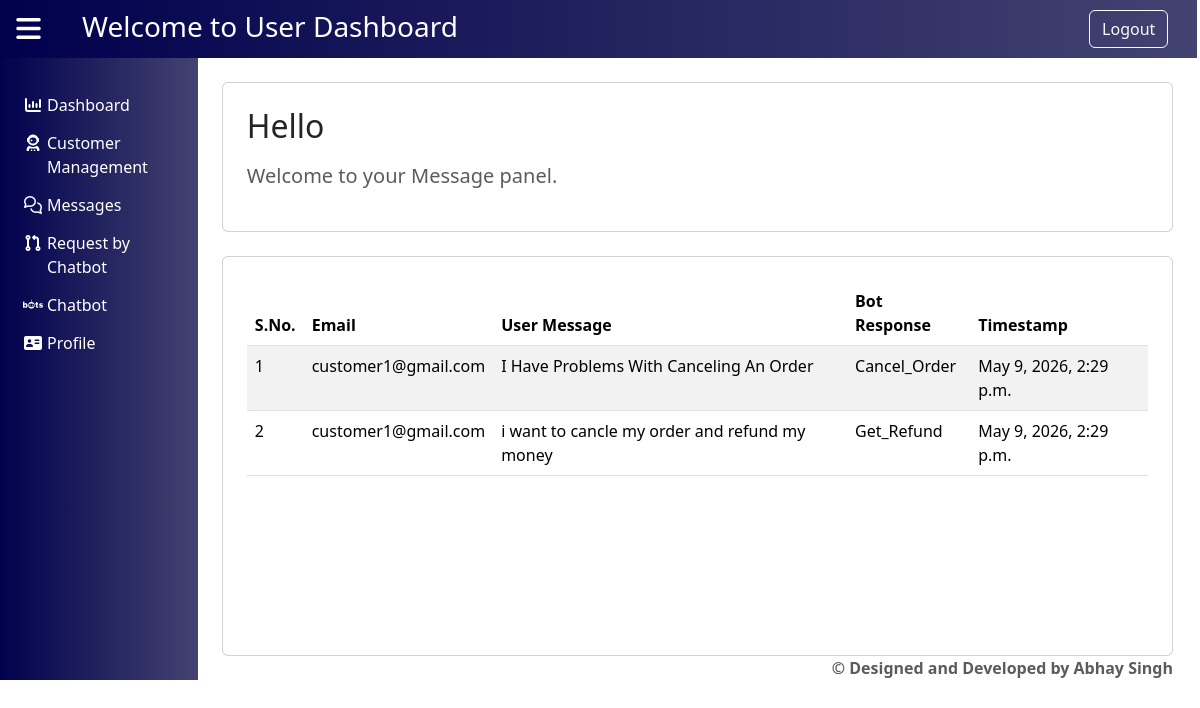
The app's page /users/messages/ with its own data.
### Customer/models.py (models this page shows, shortened)
class ChatHistory(models.Model):
    Role = models.CharField(max_length=20)
    Email = models.CharField(max_length=100)
    user_message = models.TextField()
    bot_response = models.TextField()
    timestamp = models.DateTimeField(auto_now_add=True)

### User/views.py (the view)
# urls.py: path('messages/',views.messages,name='messages'),
def messages(request):
    messages = ChatHistory.objects.filter(Role='customer')
    return render(request,'user_messages.html', {'messages': messages})

### User/templates/user_messages.html
{% extends 'user_base.html' %}
{% load static %}
{% block user %}
    {% include 'message.html' %}
{% endblock %}

### templates/message.html
    <div class="container mt-4">
        <div class="card border-1 p-4">
            <h2 class="mb-3">Hello {{ user.Name }}</h2>
            <p class="fs-5 text-muted">
                Welcome to your Message panel.
            </p>
        </div>
        <div class="card mt-4 border-1 p-4" style="height: 400px; overflow-y: auto; scrollbar-width: none;">
            <table class="table table-striped">
                <thead>
                    <tr>
                        <th scope="col">S.No.</th>
                        <th scope="col">Email</th>
                        <th scope="col">User Message</th>
                        <th scope="col">Bot Response</th>
                        <th scope="col">Timestamp</th>
                    </tr>
                </thead>
                <tbody>
                    {% for mes in messages %}
                    <tr>
                        <td>{{ forloop.counter }}</td>
                        <td>{{ mes.Email }}</td>
                        <td>{{ mes.user_message }}</td>
                        <td>{{ mes.bot_response }}</td>
                        <td>{{ mes.timestamp }}</td>
                    </tr>
                    {% endfor %}
                </tbody>
            </table>
        </div>
    </div>

### records on screen
ChatHistory: Email "customer1@gmail.com", user_message "I Have Problems With Canceling An Order", bot_response "Cancel_Order", timestamp "May 9, 2026, 2:29 p.m."
ChatHistory: Email "customer1@gmail.com", user_message "i want to cancle my order and refund my money", bot_response "Get_Refund", timestamp "May 9, 2026, 2:29 p.m."
